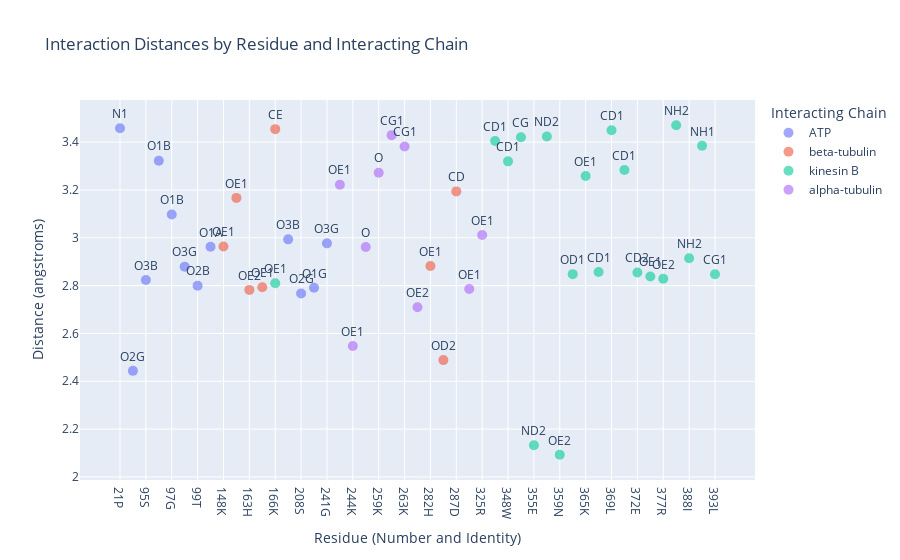

This figure's notebook cell:
### Markdown cell above
C

### Code cell
import pandas as pd
import plotly.express as px

# Define the path to the CSV file
csv_file_path = "/Users/jazzeruncal/git/Jazzer_surf/3d_predictions/same_seed/Seed_1/interactions_all_files.csv"

# Read the CSV file into a DataFrame
df = pd.read_csv(csv_file_path)

# Filter to get the shortest distances for each interaction
df = df.loc[df[df['chain'] == 'A'].groupby(['file', 'resi', 'interacting_chain'])['distance (angstroms)'].idxmin()]

# Exclude interactions with Mg and chain letters A, G, H
df = df[(df['interacting_resn'] != 'MG') & (~df['interacting_chain'].isin(['A', 'G', 'H']))].reset_index(drop=True)

# Map interacting_resn to single-letter codes for better readability
aa_dict = {
    'ALA': 'A', 'ARG': 'R', 'ASN': 'N', 'ASP': 'D', 'CYS': 'C', 'GLN': 'Q', 'GLU': 'E', 'GLY': 'G',
    'HIS': 'H', 'ILE': 'I', 'LEU': 'L', 'LYS': 'K', 'MET': 'M', 'PHE': 'F', 'PRO': 'P', 'SER': 'S',
    'THR': 'T', 'TRP': 'W', 'TYR': 'Y', 'VAL': 'V'
}
df['residue_one_letter'] = df['resn'].map(aa_dict)
df['residue'] = df['resi'].astype(str) + df['residue_one_letter']

# Replace chain letters with descriptive names
chain_map = {
    'B': 'kinesin B',
    'C': 'alpha-tubulin',
    'D': 'beta-tubulin',
    'E': 'ATP',
    'F': 'ATP'
}
df['interacting_chain'] = df['interacting_chain'].map(chain_map)

# Filter to specific files
df = df.loc[df['file'].isin([
    'fold_c_atp_tub_seed1_model_0', 
    ])]

# Group by file and interacting chain, keeping residues in order
grouped = df.groupby(['file', 'interacting_chain'])

# Create a list to store the output rows
output_rows = []

# Iterate over each group and extract information
for (file, chain), group in grouped:
    for _, row in group.iterrows():
        output_rows.append({
            'file': file,
            'interacting_chain': chain,
            'interacting_atom': row['interacting_atom'],
            'residue_number': row['resi'],
            'amino_acid': row['residue_one_letter'],
            'distance (angstroms)': row['distance (angstroms)'],
        })

# Convert the list to a DataFrame
interaction_df = pd.DataFrame(output_rows)

# Display the resulting DataFrame
interaction_df

interaction_df.to_csv("interaction_summary.csv", index=False)



# Load the data
csv_file_path = "interaction_summary.csv"
interaction_df = pd.read_csv(csv_file_path)

# Create a new column for the x-axis labels by concatenating residue number and amino acid
interaction_df['residue_label'] = interaction_df['residue_number'].astype(str) + interaction_df['amino_acid']

# Sort the dataframe by file and residue number to maintain order
interaction_df = interaction_df.sort_values(by=['file', 'residue_number'])

# Convert residue_label to a categorical type with the correct order
interaction_df['residue_label'] = pd.Categorical(interaction_df['residue_label'], 
                                                 categories=sorted(interaction_df['residue_label'].unique(), key=lambda x: int(''.join(filter(str.isdigit, x)))), 
                                                 ordered=True)

# Scatter plot for interaction distances with custom x-axis labels
fig_scatter = px.scatter(interaction_df, x='residue_label', y='distance (angstroms)', color='interacting_chain', text='interacting_atom',
                         title='Interaction Distances by Residue and Interacting Chain',
                         labels={'residue_label': 'Residue (Number and Identity)', 'distance (angstroms)': 'Distance (angstroms)', 'interacting_chain': 'Interacting Chain'},
                         hover_data=['file'])

fig_scatter.update_traces(textposition='top center', marker=dict(size=10, opacity=0.6))
fig_scatter.update_layout(xaxis={'categoryorder':'array', 'categoryarray': interaction_df['residue_label'].cat.categories})

# Show the plot
fig_scatter.show()

### Figure 1 — Plotly figure (JSON) as saved in the notebook; plotly's stock layout.template omitted (floating-point values rounded to 4 significant figures)
{"data": [{"customdata": [["fold_c_atp_tub_seed1_model_0"], ["fold_c_atp_tub_seed1_model_0"], ["fold_c_atp_tub_seed1_model_0"], ["fold_c_atp_tub_seed1_model_0"], ["fold_c_atp_tub_seed1_model_0"], ["fold_c_atp_tub_seed1_model_0"], ["fold_c_atp_tub_seed1_model_0"], ["fold_c_atp_tub_seed1_model_0"], ["fold_c_atp_tub_seed1_model_0"], ["fold_c_atp_tub_seed1_model_0"], ["fold_c_atp_tub_seed1_model_0"], ["fold_c_atp_tub_seed1_model_0"]], "hovertemplate": "Interacting Chain=ATP<br>Residue (Number and Identity)=%{x}<br>Distance (angstroms)=%{y}<br>interacting_atom=%{text}<br>file=%{customdata[0]}<extra></extra>", "legendgroup": "ATP", "marker": {"color": "#636efa", "opacity": 0.6, "size": 10, "symbol": "circle"}, "mode": "markers+text", "name": "ATP", "orientation": "v", "showlegend": true, "text": ["N1", "O2G", "O3B", "O1B", "O1B", "O3G", "O2B", "O1A", "O3B", "O2G", "O1G", "O3G"], "textposition": "top center", "type": "scatter", "x": ["21P", "94T", "95S", "96S", "97G", "98K", "99T", "100H", "205N", "208S", "209S", "241G"], "xaxis": "x", "y": [3.458, 2.444, 2.824, 3.322, 3.098, 2.879, 2.8, 2.962, 2.994, 2.767, 2.791, 2.977], "yaxis": "y"}, {"customdata": [["fold_c_atp_tub_seed1_model_0"], ["fold_c_atp_tub_seed1_model_0"], ["fold_c_atp_tub_seed1_model_0"], ["fold_c_atp_tub_seed1_model_0"], ["fold_c_atp_tub_seed1_model_0"], ["fold_c_atp_tub_seed1_model_0"], ["fold_c_atp_tub_seed1_model_0"], ["fold_c_atp_tub_seed1_model_0"]], "hovertemplate": "Interacting Chain=beta-tubulin<br>Residue (Number and Identity)=%{x}<br>Distance (angstroms)=%{y}<br>interacting_atom=%{text}<br>file=%{customdata[0]}<extra></extra>", "legendgroup": "beta-tubulin", "marker": {"color": "#EF553B", "opacity": 0.6, "size": 10, "symbol": "circle"}, "mode": "markers+text", "name": "beta-tubulin", "orientation": "v", "showlegend": true, "text": ["OE1", "OE1", "OE2", "OE1", "CE", "OE1", "OD2", "CD"], "textposition": "top center", "type": "scatter", "x": ["148K", "159N", "163H", "164E", "166K", "282H", "286R", "287D"], "xaxis": "x", "y": [2.964, 3.167, 2.782, 2.793, 3.454, 2.882, 2.489, 3.194], "yaxis": "y"}, {"customdata": [["fold_c_atp_tub_seed1_model_0"], ["fold_c_atp_tub_seed1_model_0"], ["fold_c_atp_tub_seed1_model_0"], ["fold_c_atp_tub_seed1_model_0"], ["fold_c_atp_tub_seed1_model_0"], ["fold_c_atp_tub_seed1_model_0"], ["fold_c_atp_tub_seed1_model_0"], ["fold_c_atp_tub_seed1_model_0"], ["fold_c_atp_tub_seed1_model_0"], ["fold_c_atp_tub_seed1_model_0"], ["fold_c_atp_tub_seed1_model_0"], ["fold_c_atp_tub_seed1_model_0"], ["fold_c_atp_tub_seed1_model_0"], ["fold_c_atp_tub_seed1_model_0"], ["fold_c_atp_tub_seed1_model_0"], ["fold_c_atp_tub_seed1_model_0"], ["fold_c_atp_tub_seed1_model_0"], ["fold_c_atp_tub_seed1_model_0"], ["fold_c_atp_tub_seed1_model_0"]], "hovertemplate": "Interacting Chain=kinesin B<br>Residue (Number and Identity)=%{x}<br>Distance (angstroms)=%{y}<br>interacting_atom=%{text}<br>file=%{customdata[0]}<extra></extra>", "legendgroup": "kinesin B", "marker": {"color": "#00cc96", "opacity": 0.6, "size": 10, "symbol": "circle"}, "mode": "markers+text", "name": "kinesin B", "orientation": "v", "showlegend": true, "text": ["OE1", "CD1", "CD1", "CG", "ND2", "ND2", "OE2", "OD1", "OE1", "CD1", "CD1", "CD1", "CD2", "OE1", "OE2", "NH2", "NH2", "NH1", "CG1"], "textposition": "top center", "type": "scatter", "x": ["166K", "345A", "348W", "352Y", "355E", "358K", "359N", "362L", "365K", "366V", "369L", "370E", "372E", "373L", "377R", "387Q", "388I", "390M", "393L"], "xaxis": "x", "y": [2.81, 3.405, 3.32, 3.42, 2.133, 3.423, 2.093, 2.848, 3.259, 2.857, 3.45, 3.284, 2.855, 2.838, 2.829, 3.471, 2.914, 3.385, 2.848], "yaxis": "y"}, {"customdata": [["fold_c_atp_tub_seed1_model_0"], ["fold_c_atp_tub_seed1_model_0"], ["fold_c_atp_tub_seed1_model_0"], ["fold_c_atp_tub_seed1_model_0"], ["fold_c_atp_tub_seed1_model_0"], ["fold_c_atp_tub_seed1_model_0"], ["fold_c_atp_tub_seed1_model_0"], ["fold_c_atp_tub_seed1_model_0"], ["fold_c_atp_tub_seed1_model_0"]], "hovertemplate": "Interacting Chain=alpha-tubulin<br>Residue (Number and Identity)=%{x}<br>Distance (angstroms)=%{y}<br>interacting_atom=%{text}<br>file=%{customdata[0]}<extra></extra>", "legendgroup": "alpha-tubulin", "marker": {"color": "#ab63fa", "opacity": 0.6, "size": 10, "symbol": "circle"}, "mode": "markers+text", "name": "alpha-tubulin", "orientation": "v", "showlegend": true, "text": ["OE1", "OE1", "O", "O", "CG1", "CG1", "OE2", "OE1", "OE1"], "textposition": "top center", "type": "scatter", "x": ["242S", "244K", "245I", "259K", "262N", "263K", "266S", "318A", "325R"], "xaxis": "x", "y": [3.222, 2.548, 2.961, 3.272, 3.429, 3.382, 2.71, 2.786, 3.011], "yaxis": "y"}], "layout": {"legend": {"title": {"text": "Interacting Chain"}, "tracegroupgap": 0}, "title": {"text": "Interaction Distances by Residue and Interacting Chain"}, "xaxis": {"anchor": "y", "categoryarray": ["21P", "94T", "95S", "96S", "97G", "98K", "99T", "100H", "148K", "159N", "163H", "164E", "166K", "205N", "208S", "209S", "241G", "242S", "244K", "245I", "259K", "262N", "263K", "266S", "282H", "286R", "287D", "318A", "325R", "345A", "348W", "352Y", "355E", "358K", "359N", "362L", "365K", "366V", "369L", "370E", "372E", "373L", "377R", "387Q", "388I", "390M", "393L"], "categoryorder": "array", "domain": [0, 1], "title": {"text": "Residue (Number and Identity)"}}, "yaxis": {"anchor": "x", "domain": [0, 1], "title": {"text": "Distance (angstroms)"}}}}
